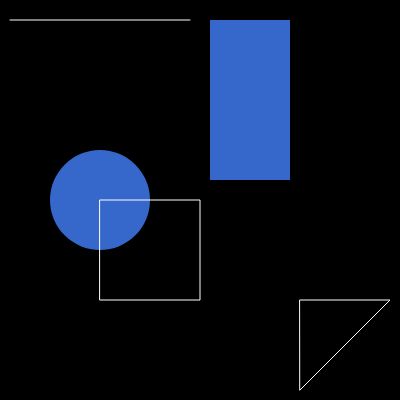
Frame 1 (no input)
Frame 2 (the mouse pressed at the canvas centre, redrawn once): identical to frame 1, image omitted

The p5.js sketch that drew this single still picture (run headless with seeded random() and noise() and a simulated clock; the mouse was pressed at the canvas centre and the sketch redrawn once):

// p5.js sketch
// ── sketch.js
function setup() {
  createCanvas(400, 400);
  noLoop();
}

function draw() {
  background(0);

  // 0-255 grayscale
  stroke(255);

  // line (x1, y1, x2, y2)
  line(10, 20, 190, 20);

  // red, green, blue 0-255
  fill(54, 104, 204);

  // no outline
  noStroke();

  // rect (x, y, w, h) where x, y is top left
  rect(210, 20, 80, 160);

  // ellipse(x, y, w, h) where x, y is in the center
  ellipse(100, 200, 100, 100);

  // white outline, no fill
  noFill();
  stroke(255);

  // draws on top!
  rect(100, 200, 100, 100);

  // triangle(x1, y1, x2, y2, x3, y3)
  triangle(300, 300, 390, 300, 300, 390);
}
